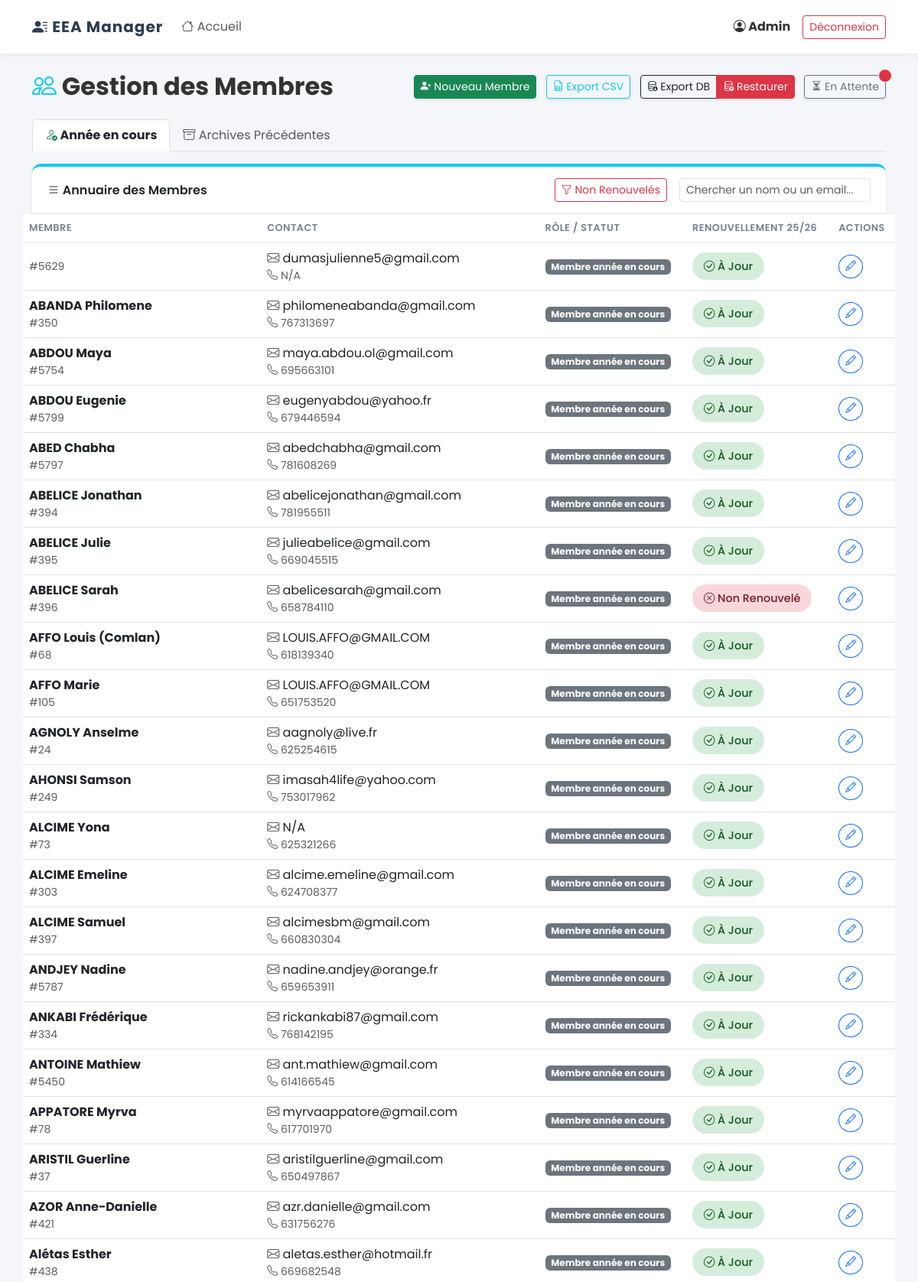
The page /admin/members (signed in, upper part) on the database its author committed.
### app/models.py (models this page shows)
class Member(db.Model):
    __tablename__ = 'members'
    id = db.Column(db.Integer, primary_key=True)
    nom = db.Column(db.String(100))
    prenom = db.Column(db.String(100))
    email = db.Column(db.String(120))
    telephone = db.Column(db.String(20))
    renouvellement = db.Column(db.String(10)) # 'Oui' ou 'Non'
    is_present = db.Column(db.Boolean, default=False)
    is_refused = db.Column(db.Boolean, default=False)
    check_in_time = db.Column(db.String(20)) # Heure format HH:MM:SS
    adresse = db.Column(db.String(200))
    code_postal = db.Column(db.String(20))
    ville = db.Column(db.String(100))
    date_naissance = db.Column(db.String(20))
    civilite = db.Column(db.String(20))
    nationalite = db.Column(db.String(50))
    metier = db.Column(db.String(100))
    date_bapteme = db.Column(db.String(50))
    lieu_bapteme = db.Column(db.String(100))
    statut_membre = db.Column(db.String(50), default="Membre année en cours")
    qr_code_token = db.Column(db.String(100), unique=True)

### app/routes/admin.py (the view)
@bp.route('/members')
@admin_required
def members_dashboard():
    membres = Member.query.order_by(Member.nom.asc()).all()
    stats = {'total': len(membres)}
    archives = []
    import glob
    backup_dir = os.path.join(current_app.root_path, '..', 'backups')
    if os.path.exists(backup_dir):
        for f in sorted(glob.glob(os.path.join(backup_dir, 'archive_ag_*.json')), reverse=True):
            try:
                filename = os.path.basename(f)
                dt_str = filename.replace('archive_ag_', '').replace('.json', '')
                try:
                    dt_obj = datetime.strptime(dt_str, '%Y%m%d_%H%M%S')
                    year_label = dt_obj.strftime('%Y')
                except:
                    year_label = filename
                with open(f, 'r') as file:
                    data = json.load(file)
                    archives.append({'year': year_label, 'filename': filename, 'data': data})
            except Exception as e:
                print(f"Erreur d'archivage: {e}")
    return render_template('admin/members.html', membres=membres, stats=stats, archives=archives)

### app/routes/admin.py (called while the page is built)
def admin_required(f):
    @wraps(f)
    def decorated_function(*args, **kwargs):
        if 'user_id' not in session or session.get('role') != 'admin':
            flash("Accès non autorisé.", "danger")
            return redirect(url_for('portal.index'))
        return f(*args, **kwargs)
    return decorated_function

### app/templates/admin/members.html (shortened to what this page needs)
{% extends "base.html" %}
{% block content %}
<div class="d-flex justify-content-between align-items-center mb-4">
    <div class="mb-2 mb-md-0">
        <h2 class="fw-bold m-0"><i class="bi bi-people text-info"></i> Gestion des Membres</h2>
    </div>
    <div>
        <button type="button" class="btn btn-success btn-sm me-2 shadow-sm" data-bs-toggle="modal"
            data-bs-target="#addMemberModal">
            <i class="bi bi-person-plus-fill"></i> Nouveau Membre
        </button>
        <button type="button" class="btn btn-outline-info btn-sm me-2 shadow-sm" data-bs-toggle="modal"
            data-bs-target="#exportCsvMembersModal">
            <i class="bi bi-file-earmark-spreadsheet"></i> Export CSV
        </button>
        <div class="btn-group me-2 shadow-sm">
            <button type="button" class="btn btn-outline-dark btn-sm" data-bs-toggle="modal"
                data-bs-target="#exportDbModal">
                <i class="bi bi-database-down"></i> Export DB
            </button>
            <button type="button" class="btn btn-danger btn-sm" data-bs-toggle="modal" data-bs-target="#importDbModal"
                title="Restaurer une sauvegarde DB">
                <i class="bi bi-database-up"></i> Restaurer
            </button>
        </div>
        <a href="{{ url_for('admin.view_modifications') }}"
            class="btn btn-outline-secondary btn-sm shadow-sm position-relative">
            <i class="bi bi-hourglass-split"></i> En Attente
            <span
                class="position-absolute top-0 start-100 translate-middle p-2 bg-danger border border-light rounded-circle"></span>
        </a>
    </div>
</div>
<ul class="nav nav-tabs mb-3" id="membersTab" role="tablist">
    <li class="nav-item" role="presentation">
        <button class="nav-link active fw-bold text-dark" id="current-tab" data-bs-toggle="tab"
            data-bs-target="#current" type="button" role="tab" aria-controls="current" aria-selected="true"><i
                class="bi bi-person-check text-success"></i> Année en cours</button>
    </li>
    <li class="nav-item" role="presentation">
        <button class="nav-link text-muted" id="archives-tab" data-bs-toggle="tab" data-bs-target="#archives"
            type="button" role="tab" aria-controls="archives" aria-selected="false"><i class="bi bi-archive"></i>
            Archives Précédentes</button>
    </li>
</ul>
<div class="tab-content" id="membersTabContent">
    <div class="tab-pane fade show active" id="current" role="tabpanel" aria-labelledby="current-tab">
        <div class="card shadow-sm border-0 border-top border-4 border-info">
            <div class="card-header d-flex justify-content-between align-items-center bg-white border-bottom">
                <span><i class="bi bi-list"></i> Annuaire des Membres</span>
                <div class="d-flex align-items-center">
                    <button id="filterNonRenewed" class="btn btn-outline-danger btn-sm me-3"><i
                            class="bi bi-funnel"></i> Non Renouvelés</button>
                    <input type="text" id="searchTable" class="form-control form-control-sm"
                        placeholder="Chercher un nom ou un email..." style="width: 250px;">
                </div>
            </div>
            <div class="row mb-4">
                <table class="table table-hover align-middle mb-0">
                    <thead class="bg-light">
                        <tr>
                            <th>Membre</th>
                            <th>Contact</th>
                            <th>Rôle / Statut</th>
                            <th>Renouvellement 25/26</th>
                            <th>Actions</th>
                        </tr>
                    </thead>
                    <tbody id="tableBody">
                        {% for m in membres %}
                        <tr>
                            <td>
                                <div class="fw-bold">{{ m.nom }} {{ m.prenom }}</div>
                                <div class="text-muted small">#{{ m.id }}</div>
                            </td>
                            <td>
                                <div><i class="bi bi-envelope text-muted"></i> <a href="mailto:{{ m.email }}"
                                        class="text-decoration-none text-dark">{{ m.email or 'N/A' }}</a></div>
                                <div class="small text-muted"><i class="bi bi-telephone"></i> {{ m.telephone or 'N/A' }}
                                </div>
                            </td>
                            <td><span class="badge bg-secondary">{{ m.statut_membre or 'Inconnu' }}</span></td>
                            <td>
                                {% if m.renouvellement == 'Oui' %}
                                <span class="badge-status bg-ok"><i class="bi bi-check-circle"></i> À Jour</span>
                                {% else %}
                                <span class="badge-status bg-ko"><i class="bi bi-x-circle"></i> Non Renouvelé</span>
                                {% endif %}
                            </td>
                            <td>
                                <button class="btn btn-outline-primary btn-sm rounded-circle"
                                    onclick='window.location.href="/admin/edit/{{ m.id }}"' title="Modifier">
                                    <i class="bi bi-pencil"></i>
                                </button>
                            </td>
                        </tr>
                        {% endfor %}
                </table>
            </div>
        </div>
    </div>
</div>
{% endblock %}

### app/templates/base.html (style rules this page uses)
:root { --primary-color: #2c3e50; --accent-color: #3498db; --success-color: #2ecc71; --danger-color: #e74c3c; --bg-color: #f4f6f9; }
body { font-family: 'Poppins', sans-serif; background-color: var(--bg-color); color: #333; }
.card { border: none; border-radius: 12px; box-shadow: 0 4px 15px rgba(0, 0, 0, 0.03); }
.card-header { background: white; border-bottom: 2px solid #f0f2f5; font-weight: 600; padding: 15px 20px; border-radius: 12px 12px 0 0 !important; }
.table th { border-bottom: 2px solid #edf2f7; color: #718096; font-weight: 600; text-transform: uppercase; font-size: 0.8rem; letter-spacing: 0.5px; }
.badge-status { padding: 8px 15px; border-radius: 50px; font-weight: 500; font-size: 0.9em; }
.bg-ok { background-color: #d4edda; color: #155724; }
.bg-ko { background-color: #f8d7da; color: #721c24; }

### rows shown on the page
Member: id "5629", email "dumasjulienne5@gmail.com", telephone "N/A", statut_membre "Membre année en cours", renouvellement "Oui" (drawn)
Member: nom "ABANDA", prenom "Philomene", id "350", email "philomeneabanda@gmail.com", telephone "767313697", statut_membre "Membre année en cours", renouvellement "Oui" (drawn)
Member: nom "ABDOU", prenom "Maya", id "5754", email "maya.abdou.ol@gmail.com", telephone "695663101", statut_membre "Membre année en cours", renouvellement "Oui" (drawn)
Member: nom "ABDOU", prenom "Eugenie", id "5799", email "eugenyabdou@yahoo.fr", telephone "679446594", statut_membre "Membre année en cours", renouvellement "Oui" (drawn)
Member: nom "ABED", prenom "Chabha", id "5797", email "abedchabha@gmail.com", telephone "781608269", statut_membre "Membre année en cours", renouvellement "Oui" (drawn)
Member: nom "ABELICE", prenom "Jonathan", id "394", email "abelicejonathan@gmail.com", telephone "781955511", statut_membre "Membre année en cours", renouvellement "Oui" (drawn)
Member: nom "ABELICE", prenom "Julie", id "395", email "julieabelice@gmail.com", telephone "669045515", statut_membre "Membre année en cours", renouvellement "Oui" (drawn)
Member: nom "ABELICE", prenom "Sarah", id "396", email "abelicesarah@gmail.com", telephone "658784110", statut_membre "Membre année en cours", renouvellement "OUI" (drawn)
Member: nom "AFFO", prenom "Louis (Comlan)", id "68", email "LOUIS.AFFO@GMAIL.COM", telephone "618139340", statut_membre "Membre année en cours", renouvellement "Oui" (drawn)
Member: nom "AFFO", prenom "Marie", id "105", email "LOUIS.AFFO@GMAIL.COM", telephone "651753520", statut_membre "Membre année en cours", renouvellement "Oui" (drawn)
Member: nom "AGNOLY", prenom "Anselme", id "24", email "aagnoly@live.fr", telephone "625254615", statut_membre "Membre année en cours", renouvellement "Oui" (drawn)
Member: nom "AHONSI", prenom "Samson", id "249", email "imasah4life@yahoo.com", telephone "753017962", statut_membre "Membre année en cours", renouvellement "Oui" (drawn)
Member: nom "ALCIME", prenom "Yona", id "73", email "N/A", telephone "625321266", statut_membre "Membre année en cours", renouvellement "Oui" (drawn)
Member: nom "ALCIME", prenom "Emeline", id "303", email "alcime.emeline@gmail.com", telephone "624708377", statut_membre "Membre année en cours", renouvellement "Oui" (drawn)
Member: nom "ALCIME", prenom "Samuel", id "397", email "alcimesbm@gmail.com", telephone "660830304", statut_membre "Membre année en cours", renouvellement "Oui" (drawn)
Member: nom "ANDJEY", prenom "Nadine", id "5787", email "nadine.andjey@orange.fr", telephone "659653911", statut_membre "Membre année en cours", renouvellement "Oui" (drawn)
Member: nom "ANKABI", prenom "Frédérique", id "334", email "rickankabi87@gmail.com", telephone "768142195", statut_membre "Membre année en cours", renouvellement "Oui" (drawn)
Member: nom "ANTOINE", prenom "Mathiew", id "5450", email "ant.mathiew@gmail.com", telephone "614166545", statut_membre "Membre année en cours", renouvellement "Oui" (drawn)
Member: nom "APPATORE", prenom "Myrva", id "78", email "myrvaappatore@gmail.com", telephone "617701970", statut_membre "Membre année en cours", renouvellement "Oui" (drawn)
Member: nom "ARISTIL", prenom "Guerline", id "37", email "aristilguerline@gmail.com", telephone "650497867", statut_membre "Membre année en cours", renouvellement "Oui" (drawn)
Member: nom "AZOR", prenom "Anne-Danielle", id "421", email "azr.danielle@gmail.com", telephone "631756276", statut_membre "Membre année en cours", renouvellement "Oui" (drawn)
Member: nom "Alétas", prenom "Esther", id "438", email "aletas.esther@hotmail.fr", telephone "669682548", statut_membre "Membre année en cours", renouvellement "Oui" (drawn)

### other values the page prints
{{ session.get('username')|capitalize }} "Admin"
